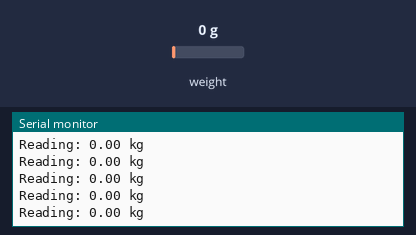
Bench run of a sketch on a simulated Arduino Uno, built with avr-gcc and run on an emulated ATmega328P. On the bench: the last lines printed to the serial monitor. The test bench sets the inputs (shaded band); at power-on: weight on the scale 0 g.

Above: at 1.2 s.
1.3 s: weight on the scale set to 100 g
At 1.31 s:
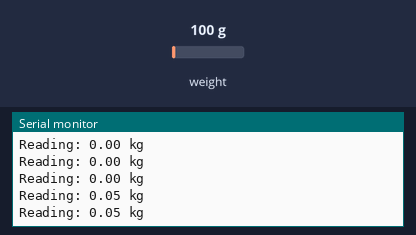
4.3 s: weight on the scale set to 1250 g
At 4.33 s:
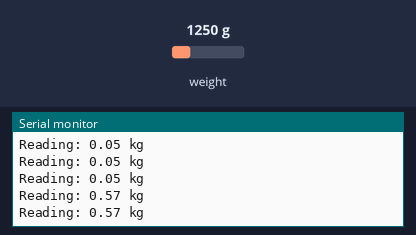
Timing chart, 0 to 7.3 s (numbered marks = the images above; inputs shaded):
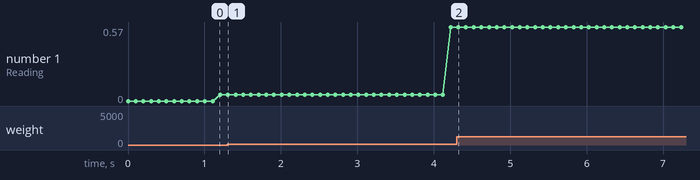

Measured:
- after the input at 1.3 s, the serial monitor: prints a new line at once (image 1)
- after the input at 4.3 s, the serial monitor: prints a new line at once (image 2)
- plotted number 1: 0.05 → 0.57 after the input at 1.3 s

The sketch:

ex_loadcell.ino
```cpp
#include "HX711.h"

float calibration_factor =34779.00;
#define zero_factor 8535481
#define DOUT  A3
#define CLK   A2
#define DEC_POINT  2

float offset=0;
float get_units_kg();

HX711 scale(DOUT, CLK);

void setup()
{
  Serial.begin(115200);
  Serial.println("Load Cell");
  scale.set_scale(calibration_factor);
  scale.set_offset(zero_factor);
}
void loop()
{
  Serial.print("Reading: ");
  String data = String(get_units_kg()+offset, DEC_POINT);
  Serial.print(data);
  Serial.println(" kg");
}
float get_units_kg()
{
  return(scale.get_units()*0.453592);
}
```
